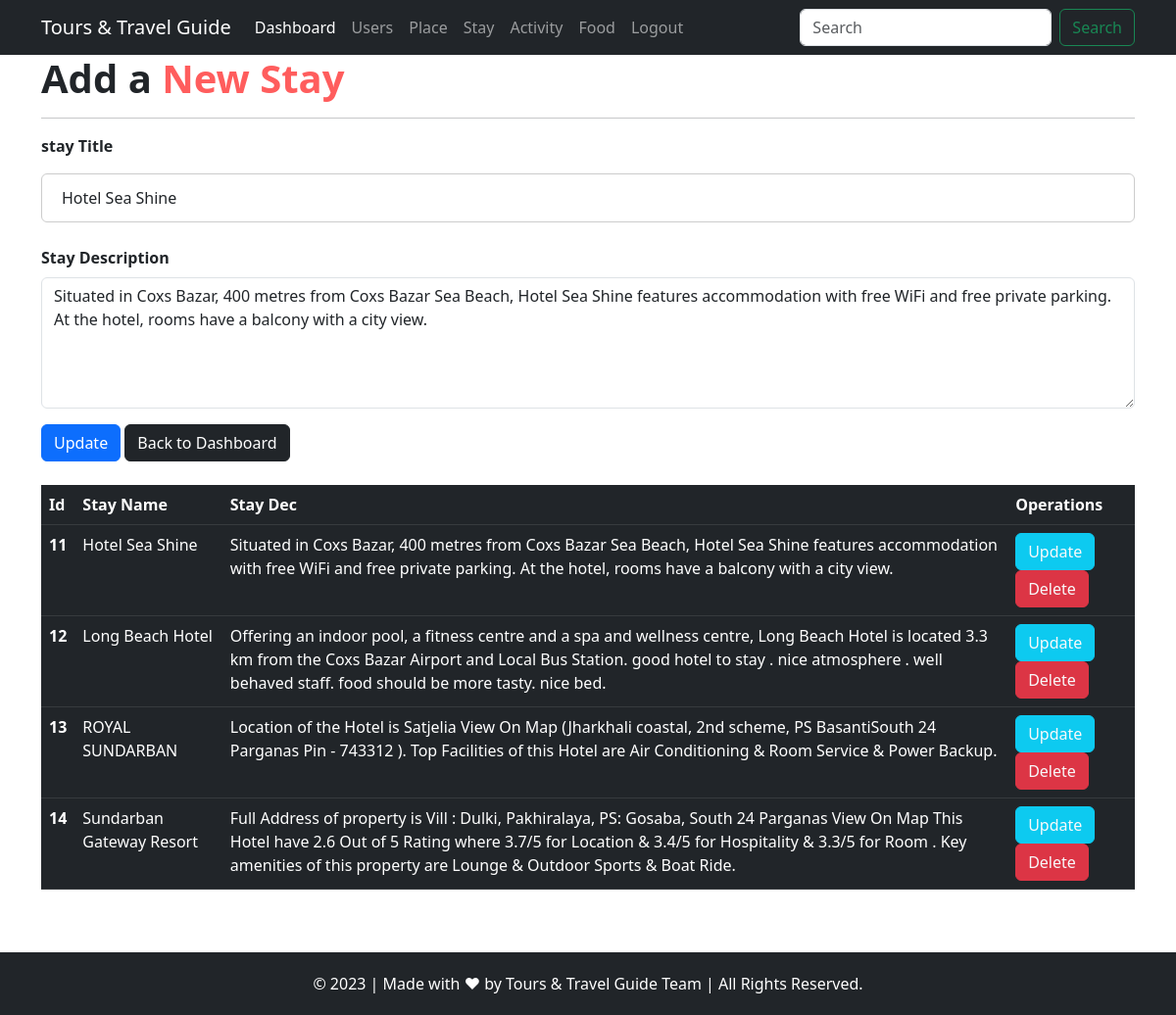
The app's page /add-stay.php?action=edit&id=11 (signed in) with its own data.
### tables this page shows
CREATE TABLE `stay` (
  `stayid` int(50) NOT NULL,
  `placeid` int(50) NOT NULL,
  `staytitle` varchar(100) NOT NULL,
  `staydesc` mediumtext NOT NULL
);

### add-stay.php (the view, shortened to what this page needs)
<?php
include 'db/_dbConnect.php';
$action = isset($_GET['action']) ? $_GET['action'] : '';
$stayid = isset($_GET['id']) ? $_GET['id'] : null;
?>
<!doctype html>
<html lang="en">
<head>
    <link href="https://cdn.jsdelivr.net/npm/bootstrap@5.3.0-alpha1/dist/css/bootstrap.min.css" rel="stylesheet"
>
    <link rel="stylesheet" href="https://cdn.jsdelivr.net/npm/bootstrap-icons@1.10.3/font/bootstrap-icons.css">
    <link rel="stylesheet" href="css/style.css">
</head>
<body>
    <?php
        require 'php/nav.php';
    ?>
    <div class="container">
    <h2 class="display-6 fw-bold">Add a <span style="color:#ff5d5d">New Stay</span></h2>
    <hr>
    <?php
    if ($action == 'edit' && $stayid != null){
        $sql = "SELECT * FROM `stay` WHERE `stayid` = '{$stayid}'";
        $result = mysqli_query($connect, $sql);
        $stay = mysqli_fetch_assoc($result);
        ?>
        <form action="" method="POST">
            <div class="mb-3">
                <label class="form-label fw-bold">stay Title</label>
                <input type="text" class="form-control" name="staytitle" value="<?php echo $stay['staytitle'] ?>">
            </div>
            <div class="mb-3">
                <label class="form-label fw-bold">Stay Description</label>
                <textarea class="form-control" rows="5" name="staydesc"><?php echo $stay['staydesc'] ?></textarea>
            </div>
            <button type="submit" class="btn btn-primary" name="update">Update</button>
            <button type="button" class="btn btn-dark">Back to Dashboard</button>
        </form>
        <?php } ?>
    </div>
    <br>
    <div class="container">
    <table class="table table-dark table-hover">
        <thead>
            <tr>
            <th scope="col">Id</th>
            <th scope="col">Stay Name</th>
            <th scope="col">Stay Dec</th>
            <th scope="col">Operations</th>
            </tr>
        </thead>
        <tbody>
            <?php
                $sql = "SELECT * FROM `stay`";
                $result = mysqli_query($connect, $sql);
                if($result){
                    while($row = mysqli_fetch_assoc($result)){
                        echo '
                        <tr>
                        <th scope="row">'. $row['stayid'] .'</th>
                        <td>'. $row['staytitle'] .'</td>
                        <td>'. $row['staydesc'] .'</td>
                        <td>
                            <button class="btn btn-info">
                                <a href="?action=edit&id='. $row['stayid'] .'" class="text-light text-decoration-none">Update</a>
                            </button>
                            <button class="btn btn-danger">
                                <a href="delete.php?type=stay&id='. $row['stayid'] .'" class="text-light text-decoration-none">Delete</a>
                            </button>
                        </td>
                        </tr>
                        ';
                    }
                }
            ?>
        </tbody>
        </table>
    </div>
    <br><br>
    <?php
    require 'php/footer.php'
    ?>
</body>
</html>

### css/style.css (style rules this page uses)
* { padding: 0; margin: 0; box-sizing: border-box; }
input[type=text], [type=email], input[type=password], select { width: 100%; padding: 12px 20px; margin: 8px 0; display: inline-block; border: 1px solid #ccc; box-sizing: border-box; }

### records on screen
stay: staytitle "Hotel Sea Shine", staydesc "Situated in Coxs Bazar, 400 metres from Coxs Bazar Sea Beach, Hotel Sea Shine features accommodation with free WiFi and free private parking. At the hotel, rooms have a balcony with a city view.", stayid "11"
stay: stayid "12", staytitle "Long Beach Hotel", staydesc "Offering an indoor pool, a fitness centre and a spa and wellness centre, Long Beach Hotel is located 3.3 km from the Coxs Bazar Airport and Local Bus Station. good hotel to stay . nice atmosphere . well behaved staff. food should be more tasty. nice bed."
stay: stayid "13", staytitle "ROYAL SUNDARBAN", staydesc "Location of the Hotel is Satjelia View On Map (Jharkhali coastal, 2nd scheme, PS BasantiSouth 24 Parganas Pin - 743312 ). Top Facilities of this Hotel are Air Conditioning & Room Service & Power Backup."
stay: stayid "14", staytitle "Sundarban Gateway Resort", staydesc "Full Address of property is Vill : Dulki, Pakhiralaya, PS: Gosaba, South 24 Parganas View On Map This Hotel have 2.6 Out of 5 Rating where 3.7/5 for Location & 3.4/5 for Hospitality & 3.3/5 for Room . Key amenities of this property are Lounge & Outdoor Sports & Boat Ride."
